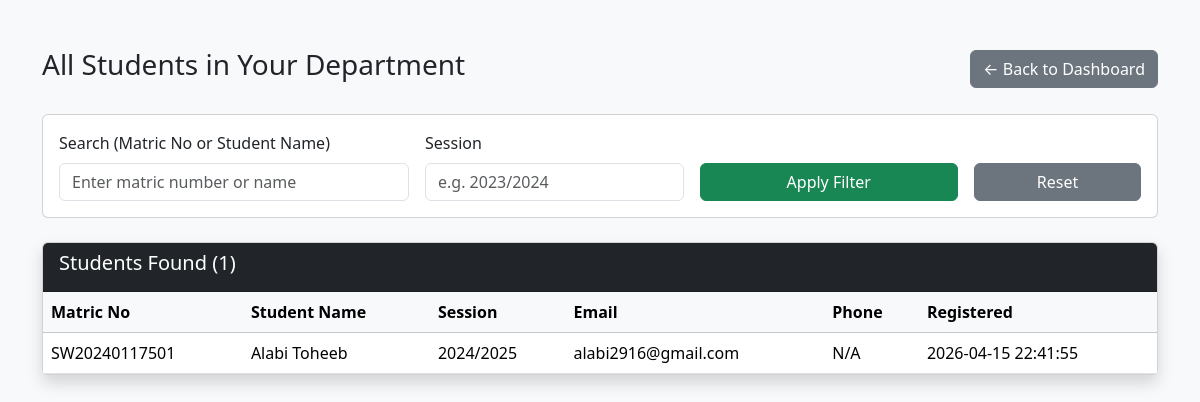
/department/view_students.php (signed in), run on the app's committed database.
### tables this page shows
CREATE TABLE IF NOT EXISTS `students` (
  `id` int NOT NULL AUTO_INCREMENT,
  `matric_no` varchar(20) DEFAULT NULL,
  `name` varchar(150) NOT NULL,
  `email` varchar(150) DEFAULT NULL,
  `contact` varchar(50) DEFAULT NULL,
  `session` varchar(20) NOT NULL,
  `address` text,
  `department_id` int NOT NULL,
  `password_hash` varchar(255) NOT NULL,
  `role` enum('student') DEFAULT 'student',
  `passport` varchar(255) DEFAULT NULL,
  `level` varchar(10) DEFAULT NULL,
  `nd_type` varchar(10) DEFAULT NULL,
  `pair_id` int DEFAULT NULL,
  `supervisor` varchar(100) DEFAULT NULL,
  `project_title` varchar(255) DEFAULT NULL,
  `approved` tinyint(1) DEFAULT '0',
  `created_at` timestamp NULL DEFAULT CURRENT_TIMESTAMP,
  PRIMARY KEY (`id`),
  UNIQUE KEY `matric_no` (`matric_no`),
  KEY `idx_matric_no` (`matric_no`),
  KEY `idx_email` (`email`),
  KEY `idx_pair` (`pair_id`)
);

### department/view_students.php (the view, shortened to what this page needs)
<?php
require_once '../includes/config.php';
$department_id = $_SESSION['department_id'];
$search  = $_GET['search'] ?? '';
$session = $_GET['session'] ?? '';
$query = "
    SELECT s.*, d.name AS department_name
    FROM students s
    JOIN departments d ON s.department_id = d.id
    WHERE s.department_id = ?
";
$params = [$department_id];
$query .= " ORDER BY s.matric_no ASC";
$stmt = $pdo->prepare($query);
$stmt->execute($params);
$students = $stmt->fetchAll();
?>
<!DOCTYPE html>
<html lang="en">
<head>
    <link href="https://cdn.jsdelivr.net/npm/bootstrap@5.3.3/dist/css/bootstrap.min.css" rel="stylesheet">
    <link href="https://cdnjs.cloudflare.com/ajax/libs/font-awesome/6.5.0/css/all.min.css" rel="stylesheet">
</head>
<body class="bg-light">
<div class="container mt-5">
    <div class="d-flex justify-content-between align-items-center mb-4">
        <h3>All Students in <?= htmlspecialchars($_SESSION['department_name'] ?? 'Your Department') ?></h3>
        <a href="dashboard.php" class="btn btn-secondary">← Back to Dashboard</a>
    </div>
    <div class="card mb-4">
        <div class="card-body">
            <form method="GET" class="row g-3">
                <div class="col-md-4">
                    <label class="form-label">Search (Matric No or Student Name)</label>
                    <input type="text" name="search" class="form-control"
                           value="<?= htmlspecialchars($search) ?>"
                           placeholder="Enter matric number or name">
                </div>
                <div class="col-md-3">
                    <label class="form-label">Session</label>
                    <input type="text" name="session" class="form-control"
                           value="<?= htmlspecialchars($session) ?>"
                           placeholder="e.g. 2023/2024">
                </div>
                <div class="col-md-3 d-flex align-items-end">
                    <button type="submit" class="btn btn-success w-100">Apply Filter</button>
                </div>
                <div class="col-md-2 d-flex align-items-end">
                    <a href="view_students.php" class="btn btn-secondary w-100">Reset</a>
                </div>
            </form>
        </div>
    </div>
    <div class="card shadow">
        <div class="card-header bg-dark text-white">
            <h5>Students Found (<?= count($students) ?>)</h5>
        </div>
        <div class="card-body p-0">
            <div class="table-responsive">
                <table class="table table-hover mb-0">
                    <thead class="table-light">
                        <tr>
                            <th>Matric No</th>
                            <th>Student Name</th>
                            <th>Session</th>
                            <th>Email</th>
                            <th>Phone</th>
                            <th>Registered</th>
                        </tr>
                    </thead>
                    <tbody>
                        <?php if (empty($students)): ?>
                            <tr>
                                <td colspan="6" class="text-center py-4">No students found matching your filters.</td>
                            </tr>
                        <?php else: ?>
                            <?php foreach ($students as $student): ?>
                                <tr>
                                    <td><?= htmlspecialchars($student['matric_no']) ?></td>
                                    <td><?= htmlspecialchars($student['name']) ?></td>
                                    <td><?= htmlspecialchars($student['session']) ?></td>
                                    <td><?= htmlspecialchars($student['email']) ?></td>
                                    <td><?= htmlspecialchars($student['phone'] ?? 'N/A') ?></td>
                                    <td><?= $student['created_at'] ?? 'N/A' ?></td>
                                </tr>
                            <?php endforeach; ?>
                        <?php endif; ?>
                    </tbody>
                </table>
            </div>
        </div>
    </div>
</div>
</body>
</html>

### data on the page
students: matric_no "SW20240117501", name "Alabi Toheeb", session "2024/2025", email "alabi2916@gmail.com", phone "N/A", created_at "2026-04-15 22:41:55"

### other printed values
$_SESSION['department_name'] "Your Department"
count($students) "1"
